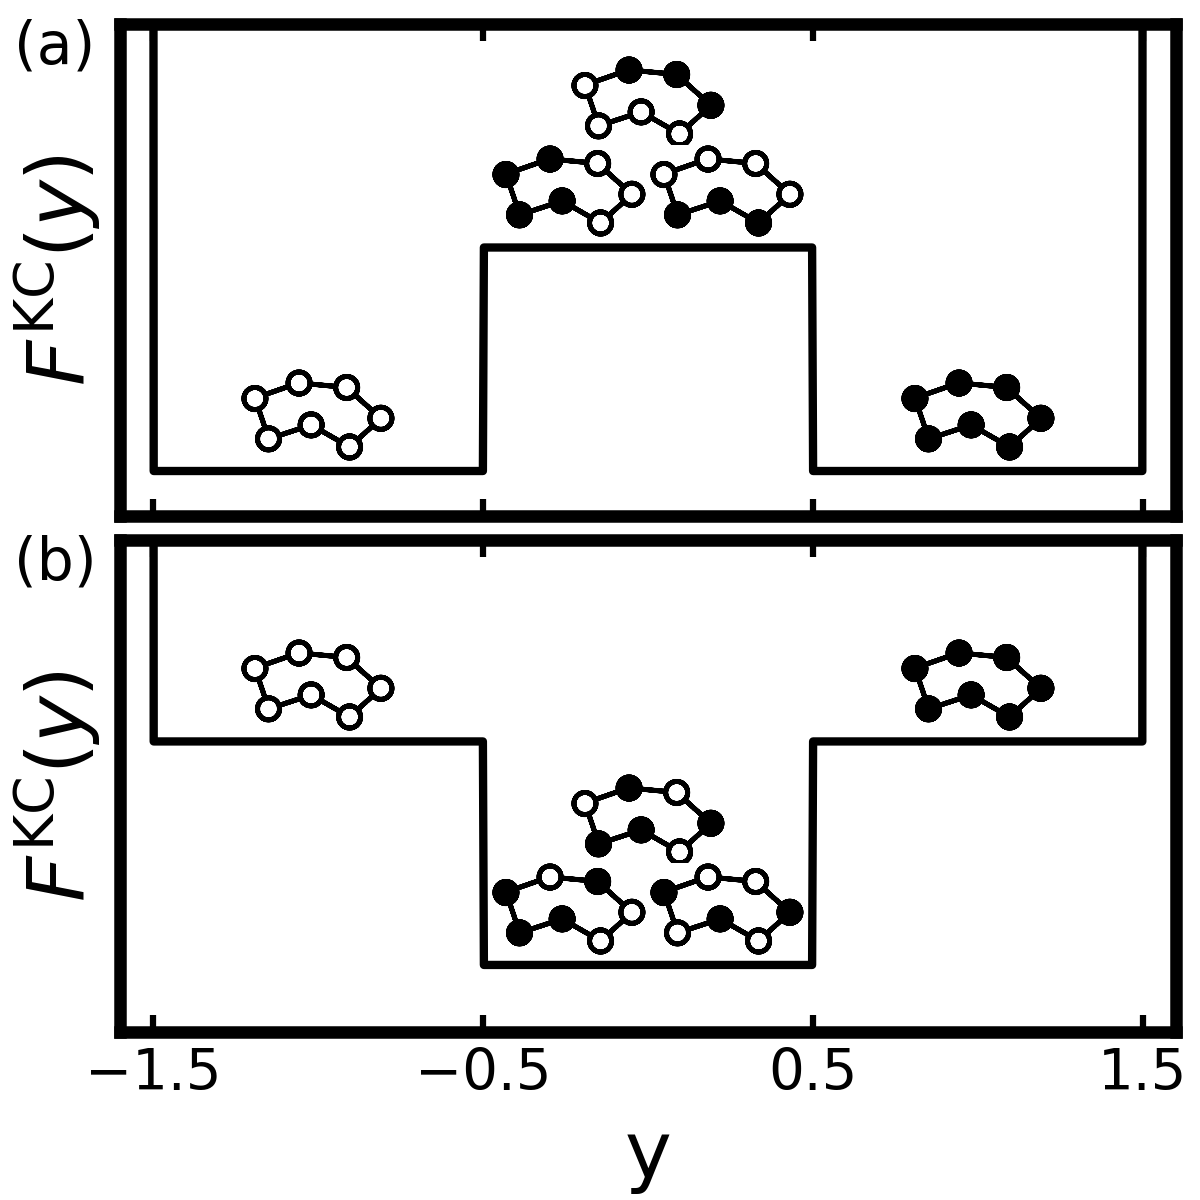

Recreate this plot in Python.
import sys
import os
import matplotlib.pyplot as plt   # plots
from matplotlib.offsetbox import OffsetImage, AnnotationBbox
import numpy as np

from plot_utils import set_style

parent_dir = os.path.abspath(os.path.join(os.path.dirname(__file__), '..'))
sys.path.insert(0, parent_dir)

set_style()

inf = 10.
x_ar = np.linspace(-1.51, 1.51, 1000)
hnad1 = 1.
hnad2 = -1.
y_ar1 = (inf * (1 - np.heaviside(x_ar + 1.5, 0.5) + np.heaviside(x_ar - 1.5, 0.5))
         + hnad1 * (np.heaviside(x_ar + 0.5, 0.5) - np.heaviside(x_ar - 0.5, 0.5))) 
y_ar2 = (inf * (1 - np.heaviside(x_ar + 1.5, 0.5) + np.heaviside(x_ar - 1.5, 0.5))
         + hnad2 * (np.heaviside(x_ar + 0.5, 0.5) - np.heaviside(x_ar - 0.5, 0.5))) 

rp_0 = plt.imread("ring_polymers/rp_0.png")
rp_1 = plt.imread("ring_polymers/rp_1.png")
rp_kp1 = plt.imread("ring_polymers/rp_kp1.png")
rp_kp2 = plt.imread("ring_polymers/rp_kp2.png")
rp_kp3 = plt.imread("ring_polymers/rp_kp3.png")
rp_kp4 = plt.imread("ring_polymers/rp_kp4.png")
rp_kp5 = plt.imread("ring_polymers/rp_kp5.png")
rp_kp6 = plt.imread("ring_polymers/rp_kp6.png")
ib_0 = OffsetImage(rp_0, zoom=0.055)
ib_1 = OffsetImage(rp_1, zoom=0.055)
ib_kp1 = OffsetImage(rp_kp1, zoom=0.055)
ib_kp2 = OffsetImage(rp_kp2, zoom=0.055)
ib_kp3 = OffsetImage(rp_kp3, zoom=0.055)
ib_kp4 = OffsetImage(rp_kp4, zoom=0.055)
ib_kp5 = OffsetImage(rp_kp5, zoom=0.055)
ib_kp6 = OffsetImage(rp_kp6, zoom=0.055)
ab1_0 = AnnotationBbox(ib_0, (-1.0, 0.25), frameon=False)
ab1_1 = AnnotationBbox(ib_1, (1.0, 0.25), frameon=False)
ab1_kp1 = AnnotationBbox(ib_kp1, (0.0, 1.65), frameon=False)
ab1_kp2 = AnnotationBbox(ib_kp2, (-0.24, 1.25), frameon=False)
ab1_kp3 = AnnotationBbox(ib_kp3, (0.24, 1.25), frameon=False)
ab2_0 = AnnotationBbox(ib_0, (-1.0, 0.25), frameon=False)
ab2_1 = AnnotationBbox(ib_1, (1.0, 0.25), frameon=False)
ab2_kp4 = AnnotationBbox(ib_kp4, (0.0, -0.35), frameon=False)
ab2_kp5 = AnnotationBbox(ib_kp5, (-0.24, -0.75), frameon=False)
ab2_kp6 = AnnotationBbox(ib_kp6, (0.24, -0.75), frameon=False)

fig, (ax1, ax2) = plt.subplots(nrows=2, ncols=1, figsize=(4.0, 4.0), sharex=True, sharey=False, dpi=300)
ax1.add_artist(ab1_0)
ax1.add_artist(ab1_1)
ax1.add_artist(ab1_kp1)
ax1.add_artist(ab1_kp2)
ax1.add_artist(ab1_kp3)
ax2.add_artist(ab2_0)
ax2.add_artist(ab2_1)
ax2.add_artist(ab2_kp4)
ax2.add_artist(ab2_kp5)
ax2.add_artist(ab2_kp6)
ax1.text(-0.1, 0.92, "(a)", transform=ax1.transAxes, fontsize=14)
ax2.text(-0.1, 0.92, "(b)", transform=ax2.transAxes, fontsize=14)
ax1.plot(x_ar, y_ar1, color='k', label='data1')
ax2.plot(x_ar, y_ar2, color='k', label='data2')
ax1.set_xlim(-1.6,1.6)
ax1.set_ylim(-0.2,2.0)
ax2.set_ylim(-1.3,0.9)
ax1.set_xticks([-1.5, -0.5, 0.5, 1.5])
ax1.set_yticks([])
ax2.set_yticks([])
ax2.set_xlabel("y")
ax1.set_ylabel(r"$F^{\mathrm{KC}}(y)$")
ax2.set_ylabel(r"$F^{\mathrm{KC}}(y)$")
ax1.set_title("")

plt.subplots_adjust(hspace=0.05, left=0.1, right=0.98, top=0.98, bottom=0.14)
plt.savefig('figure3.png')

